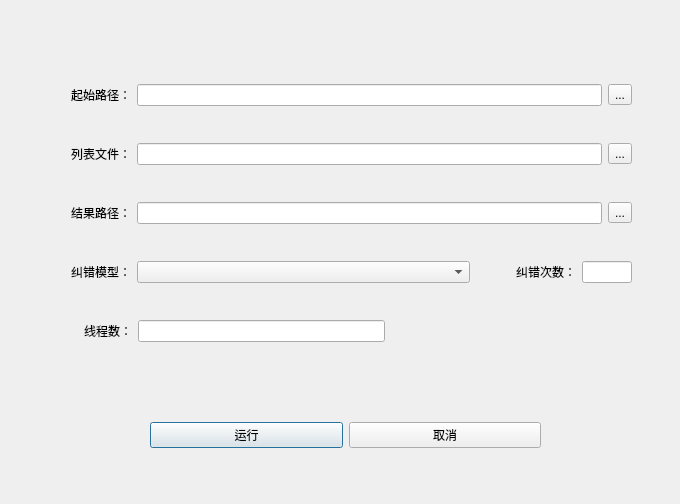
<?xml version="1.0" encoding="UTF-8"?>
<ui version="4.0">
 <class>Dialog</class>
 <widget class="QDialog" name="Dialog">
  <property name="geometry">
   <rect>
    <x>0</x>
    <y>0</y>
    <width>680</width>
    <height>504</height>
   </rect>
  </property>
  <property name="windowTitle">
   <string>Dialog</string>
  </property>
  <widget class="QWidget" name="layoutWidget">
   <property name="geometry">
    <rect>
     <x>150</x>
     <y>400</y>
     <width>391</width>
     <height>71</height>
    </rect>
   </property>
   <layout class="QHBoxLayout" name="horizontalLayout_5">
    <item>
     <widget class="QPushButton" name="run_btn">
      <property name="text">
       <string>运行</string>
      </property>
     </widget>
    </item>
    <item>
     <widget class="QPushButton" name="cancel_btn">
      <property name="text">
       <string>取消</string>
      </property>
     </widget>
    </item>
   </layout>
  </widget>
  <widget class="QWidget" name="">
   <property name="geometry">
    <rect>
     <x>71</x>
     <y>53</y>
     <width>561</width>
     <height>321</height>
    </rect>
   </property>
   <layout class="QVBoxLayout" name="verticalLayout">
    <item>
     <layout class="QHBoxLayout" name="horizontalLayout">
      <item>
       <widget class="QLabel" name="ori_label">
        <property name="text">
         <string>起始路径：</string>
        </property>
       </widget>
      </item>
      <item>
       <widget class="QLineEdit" name="ori_LE"/>
      </item>
      <item>
       <widget class="QToolButton" name="ori_tbtn">
        <property name="text">
         <string>...</string>
        </property>
       </widget>
      </item>
     </layout>
    </item>
    <item>
     <layout class="QHBoxLayout" name="horizontalLayout_2">
      <item>
       <widget class="QLabel" name="list_label">
        <property name="text">
         <string>列表文件：</string>
        </property>
       </widget>
      </item>
      <item>
       <widget class="QLineEdit" name="list_LE"/>
      </item>
      <item>
       <widget class="QToolButton" name="list_tbtn">
        <property name="text">
         <string>...</string>
        </property>
       </widget>
      </item>
     </layout>
    </item>
    <item>
     <layout class="QHBoxLayout" name="horizontalLayout_3">
      <item>
       <widget class="QLabel" name="result_label">
        <property name="text">
         <string>结果路径：</string>
        </property>
       </widget>
      </item>
      <item>
       <widget class="QLineEdit" name="result_LE"/>
      </item>
      <item>
       <widget class="QToolButton" name="result_tbtn">
        <property name="text">
         <string>...</string>
        </property>
       </widget>
      </item>
     </layout>
    </item>
    <item>
     <layout class="QHBoxLayout" name="horizontalLayout_4">
      <item>
       <widget class="QLabel" name="model_lb">
        <property name="text">
         <string>纠错模型：</string>
        </property>
       </widget>
      </item>
      <item>
       <widget class="QComboBox" name="comboBox">
        <property name="sizePolicy">
         <sizepolicy hsizetype="Expanding" vsizetype="Fixed">
          <horstretch>0</horstretch>
          <verstretch>0</verstretch>
         </sizepolicy>
        </property>
       </widget>
      </item>
      <item>
       <spacer name="horizontalSpacer_3">
        <property name="orientation">
         <enum>Qt::Horizontal</enum>
        </property>
        <property name="sizeType">
         <enum>QSizePolicy::Fixed</enum>
        </property>
        <property name="sizeHint" stdset="0">
         <size>
          <width>40</width>
          <height>20</height>
         </size>
        </property>
       </spacer>
      </item>
      <item>
       <widget class="QLabel" name="label">
        <property name="text">
         <string>纠错次数：</string>
        </property>
       </widget>
      </item>
      <item>
       <widget class="QLineEdit" name="lineEdit">
        <property name="sizePolicy">
         <sizepolicy hsizetype="Fixed" vsizetype="Fixed">
          <horstretch>0</horstretch>
          <verstretch>0</verstretch>
         </sizepolicy>
        </property>
        <property name="minimumSize">
         <size>
          <width>10</width>
          <height>0</height>
         </size>
        </property>
        <property name="maximumSize">
         <size>
          <width>50</width>
          <height>16777215</height>
         </size>
        </property>
       </widget>
      </item>
     </layout>
    </item>
    <item>
     <layout class="QHBoxLayout" name="horizontalLayout_6">
      <item>
       <spacer name="horizontalSpacer_2">
        <property name="orientation">
         <enum>Qt::Horizontal</enum>
        </property>
        <property name="sizeType">
         <enum>QSizePolicy::Preferred</enum>
        </property>
        <property name="sizeHint" stdset="0">
         <size>
          <width>13</width>
          <height>20</height>
         </size>
        </property>
       </spacer>
      </item>
      <item>
       <widget class="QLabel" name="thread_label">
        <property name="text">
         <string>线程数：</string>
        </property>
       </widget>
      </item>
      <item>
       <widget class="QLineEdit" name="thread_LE"/>
      </item>
      <item>
       <spacer name="horizontalSpacer">
        <property name="orientation">
         <enum>Qt::Horizontal</enum>
        </property>
        <property name="sizeType">
         <enum>QSizePolicy::Expanding</enum>
        </property>
        <property name="sizeHint" stdset="0">
         <size>
          <width>40</width>
          <height>20</height>
         </size>
        </property>
       </spacer>
      </item>
     </layout>
    </item>
   </layout>
  </widget>
 </widget>
 <resources/>
 <connections/>
</ui>
